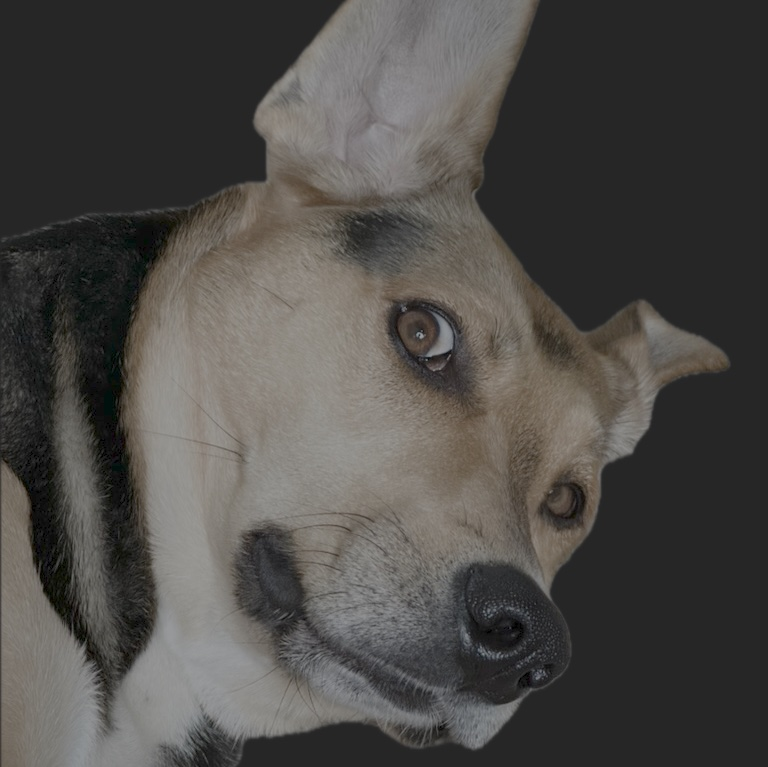
#> input picture targets/dog_square.jpg, 768 x 767 px, found by its file name
$ python predict_target.py targets/dog_square.jpg
#> lines starting #> are read from the running program, lines starting #| are printed output that depends on the picture; after the words box and inside, x2 and y2 are one past the last pixel; in counts of white or black regions, pixels touching at a corner belong together
"""Predict caustic feasibility for a given target + apparatus + physics regime.

Walks the chain from target image → required spatial content → required curvature
→ apparatus's available curvature → predicted cos similarity. Pure physics-based
prediction, no optimization. The empirical sweep validates these predictions.

Run:
    python notebooks/predict_target.py targets/dog_square.jpg
    python notebooks/predict_target.py targets/ANNA.jpg --depth 5
"""

import argparse
import math
from pathlib import Path

import numpy as np
from PIL import Image

G        = 9.81
N_WATER  = 1.33

# Slope-cap envelopes by physics regime (max |∇η| trusted in the model)
S_MAX = {
    'linear':  0.10,    # paraxial Snell + linear free-surface BCs
    'hos_m2':  0.30,    # HOS at order 2 — Stokes-like steepening allowed
    'hos_m3':  0.40,    # HOS at order 3 — close to wave breaking
    'fantasy': 14.0,    # what example.ipynb's optimizer actually used
}

# Empirical mapping from "brightness factor" √(H_excess/H_required) to cos.
# Calibration NOTE: the original BF_SCALE = 3.0 was fit when both this script
# and the renderer used the buggy paraxial threshold H_req ≈ n/throw. With the
# corrected paraxial Snell (H_req ≈ n/((n−1)·throw), ~3× higher), brightness
# factors shrink by ~√3, so this scale needs recalibration against re-run
# empirical sweeps. Use predictions as relative ordering, not absolute cos,
# until then.
BF_SCALE = 3.0


def load_target(path, nx=200, ny=200):
#> called with path = 'targets/dog_square.jpg', nx = 200, ny = 200
    img = Image.open(path).convert('L')
    img = img.resize((ny, nx), Image.BICUBIC)
#> img: PIL image 200x200 L
    return np.array(img, dtype=np.float32) / 255.0


def required_k_max(target, Lx, Ly, n_modes_max=50, energy_fraction=0.95):
    """Smallest k that captures `energy_fraction` of target cosine energy."""
#> called with Lx = 1, Ly = 1, n_modes_max = 50, energy_fraction = 0.95
    nx, ny = target.shape
#> nx = 200; ny = 200
    xs = np.linspace(0, Lx, nx)
#> xs = 200 values from 0 to 1
    ys = np.linspace(0, Ly, ny)
#> ys = 200 values from 0 to 1
    ms = np.arange(n_modes_max + 1)
    cos_x = np.cos(np.outer(xs, ms * np.pi / Lx))
    cos_y = np.cos(np.outer(ys, ms * np.pi / Ly))
    dx, dy = Lx / nx, Ly / ny
#> dx = 0.005; dy = 0.005
    raw = cos_x.T @ target @ cos_y                              # [M+1, M+1]
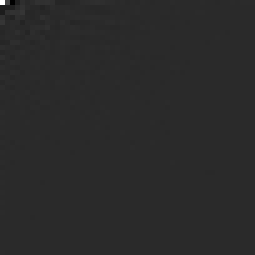
#> raw: shape (51, 51) float64 (shown 5 times larger); min -2371.6, max 11877.1, mean 4.4; drawn with min black and max white
    coeffs = np.zeros_like(raw)
    for mi in range(n_modes_max + 1):
        for ni in range(n_modes_max + 1):
            Ix = Lx if mi == 0 else Lx / 2
            Iy = Ly if ni == 0 else Ly / 2
            coeffs[mi, ni] = raw[mi, ni] * dx * dy / (Ix * Iy)
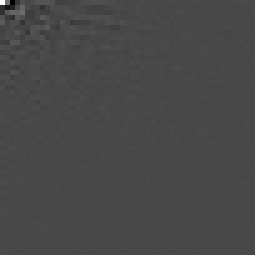
#> coeffs: shape (51, 51) float64 (shown 5 times larger); min -0.119, max 0.297, mean 8.92e-05; drawn with min black and max white
    coeffs[0, 0] = 0.0
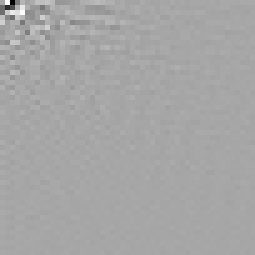
#> coeffs: shape (51, 51) float64 (shown 5 times larger); 0.04% of pixels changed, all inside (x1, y1, x2, y2) = (0, 0, 1, 1); drawn with min black and max white
    energy = coeffs ** 2
    E_total = energy.sum()
#> E_total = 0.0755
    if E_total < 1e-12:
        return 0.0

    # Sort all modes by wavenumber, accumulate energy
    k_grid = np.zeros_like(raw)
    for mi in range(n_modes_max + 1):
        for ni in range(n_modes_max + 1):
            k_grid[mi, ni] = math.pi * math.sqrt((mi / Lx) ** 2 + (ni / Ly) ** 2)
    order = np.argsort(k_grid.flatten())
    cum = np.cumsum(energy.flatten()[order])
#> cum = 2601 values from 0 to 0.0755
    threshold = energy_fraction * E_total
#> threshold = 0.0717
    idx = int(np.searchsorted(cum, threshold))
#> idx = 503
    idx = min(idx, len(cum) - 1)
    return float(k_grid.flatten()[order][idx])


def predict(target_path, Lx=1.0, depth=2.0, n_modes=15, energy_fraction=0.95):
    target = load_target(target_path)
    k_need = required_k_max(target, Lx, Lx, n_modes_max=max(50, 3 * n_modes),
                            energy_fraction=energy_fraction)
#> k_need = 77.59
    k_avail = math.pi * math.sqrt(2 * n_modes ** 2) / Lx    # at mode (n_modes, n_modes)
    throw   = depth                                          # no glass bottom
    H_req   = N_WATER / ((N_WATER - 1.0) * throw)            # paraxial focal threshold

    print(f"\nTarget: {target_path}")
    print(f"Apparatus: Lx={Lx}m, depth={depth}m, n_modes={n_modes}² → k_max={k_avail:.1f}")
    print(f"Target needs k ≥ {k_need:.1f} for {energy_fraction:.0%} of its energy")
#| Target needs k ≥ 77.6 for 95% of its energy
    print(f"Caustic-formation threshold: H_required = n/((n−1)·throw) = {H_req:.3f}/m\n")

    rows = []
    for regime in ['linear', 'hos_m2', 'fantasy']:
        s_max = S_MAX[regime]
        H_avail = k_avail * s_max
        H_excess = H_avail - H_req
        feasible_basis = k_avail >= k_need
        forms = H_excess > 0
        if forms:
            bf = math.sqrt(H_excess / H_req)
            cos_pred = 1.0 - math.exp(-bf / BF_SCALE)
        else:
            bf = 0.0
            cos_pred = 0.3       # warm-start floor — analytical solve can do something
        rows.append((regime, s_max, H_avail, H_excess, forms, feasible_basis, bf, cos_pred))
#> after the loop, rows = [('linear', 0.1, 6.66, 4.65, True, False, 1.52, 0.397), ('hos_m2', 0.3, 19.99, 17.98, True, False, 2.99, 0.631), ('fantasy', 14, 933, 931, True, False, 21.49, 0.999)]

    print(f"  {'regime':<10}  {'s_max':>6}  {'H_avail':>8}  {'H_excess':>9}  "
          f"{'forms?':>7}  {'basis?':>7}  {'bf':>6}  {'pred cos':>9}")
    print(f"  {'-'*10}  {'-'*6}  {'-'*8}  {'-'*9}  {'-'*7}  {'-'*7}  {'-'*6}  {'-'*9}")
    for regime, s, ha, hx, forms, basis, bf, cos in rows:
        print(f"  {regime:<10}  {s:>6.2f}  {ha:>8.3f}  {hx:>9.3f}  "
              f"{('YES' if forms else 'no'):>7}  "
              f"{('YES' if basis else 'no'):>7}  "
              f"{bf:>6.2f}  {cos:>9.3f}")
#> this loop made 3 passes
#|   linear        0.10     6.664      4.649      YES       no    1.52      0.397
#|   hos_m2        0.30    19.993     17.978      YES       no    2.99      0.631
#|   fantasy      14.00   933.005    930.990      YES       no   21.49      0.999
    return rows


def main():
    parser = argparse.ArgumentParser()
    parser.add_argument('target', help="Path to target image (jpg/png)")
    parser.add_argument('--Lx',       type=float, default=1.0)
    parser.add_argument('--depth',    type=float, default=2.0)
    parser.add_argument('--n_modes',  type=int,   default=15)
    parser.add_argument('--energy',   type=float, default=0.95,
                        help="Target energy fraction for k_max_needed (default 0.95)")
    args = parser.parse_args()
    predict(args.target, Lx=args.Lx, depth=args.depth,
            n_modes=args.n_modes, energy_fraction=args.energy)


if __name__ == "__main__":
    main()
